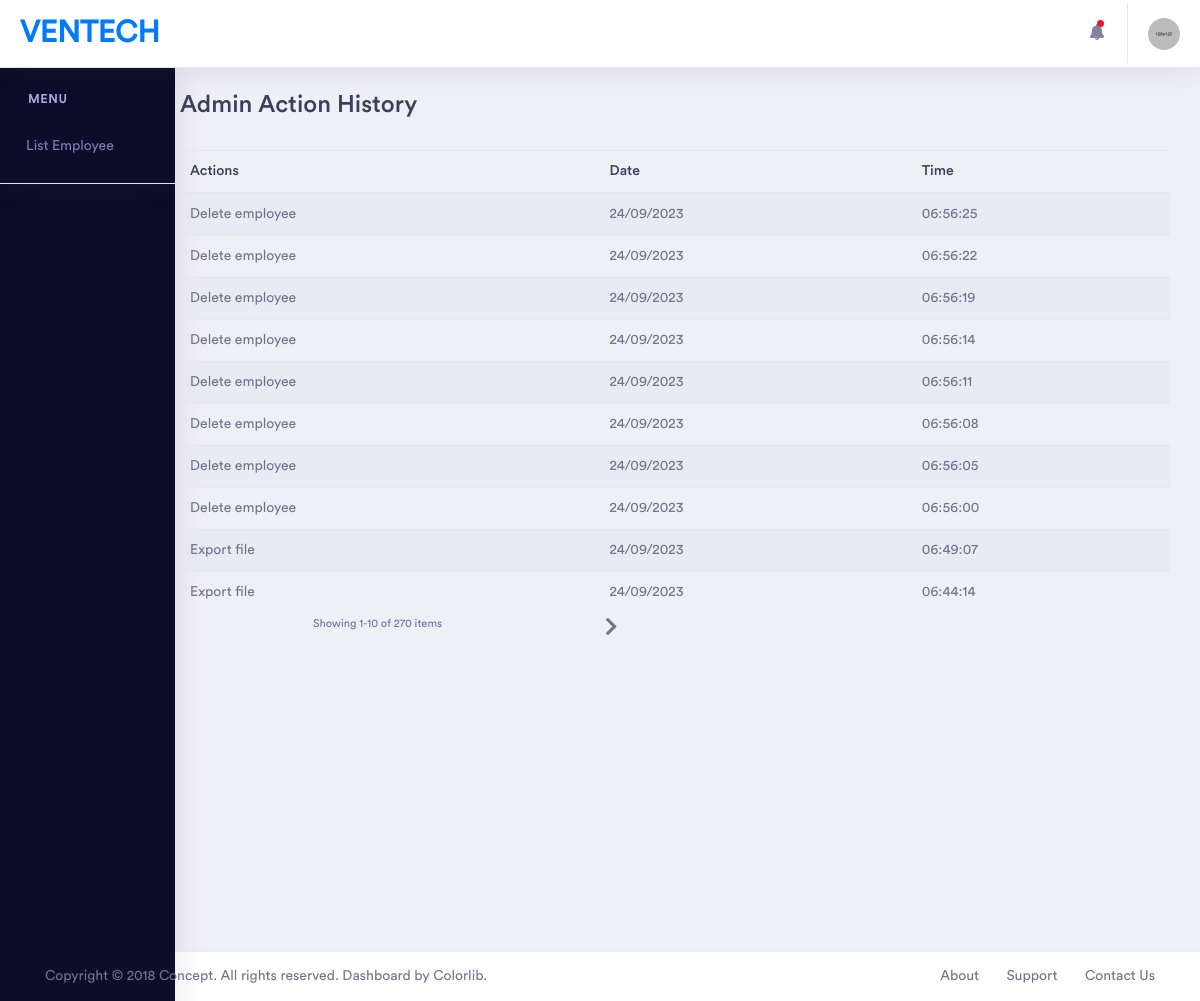
/pages/action-account.php?id=5 (signed in), run on the app's committed database.
### tables this page shows
CREATE TABLE `tb_log` (
  `id` int(11) NOT NULL,
  `id_account` int(11) NOT NULL,
  `name_account` varchar(50) NOT NULL,
  `action` text NOT NULL,
  `timestap` timestamp NOT NULL DEFAULT current_timestamp() ON UPDATE current_timestamp()
);

### pages/action-account.php (the view, shortened to what this page needs)
<?php
    include 'components/header.php';
    include 'components/menu-list.php';
    if(isset($_GET['id'])){
        $id = $_GET['id'];
        $sql = "SELECT * FROM tb_admin WHERE account_id = $id;";
        $result = $conn->query($sql);
        while ($row = mysqli_fetch_array($result, MYSQLI_ASSOC)) {
            $username = $row['username'];
        }
    }
    $limit = 10;
    $page = isset($_GET['page']) ? $_GET['page'] : 1;
    $offset = ($page - 1) * $limit;
    $sql = "SELECT * FROM tb_log WHERE id_account = $id ORDER BY timestap DESC LIMIT $offset, $limit";
    $result = $conn->query($sql);
    $countSql = "SELECT COUNT(*) as total FROM tb_log WHERE id_account = $id";
    $countResult = $conn->query($countSql);
    $countRow = $countResult->fetch_assoc();
    $totalRecords = $countRow['total'];
    $totalPages = ceil($totalRecords / $limit);
?>
<div class="dashboard-wrapper">
    <div class="container-fluid dashboard-content">
        <div class="row">
            <div class="col-xl-12 col-lg-12 col-md-12 col-sm-12 col-12">
                <div class="page-header">
                    <h2 class="pageheader-title"><?php echo $username; ?> Action History</h2>
                </div>
            </div>
        </div>
        <section id="main-content">
            <section class="wrapper">
                <div class="table-agile-info">
                    <div class="panel panel-default">
                        <div class="table-responsive">
                            <table class="table table-striped b-t b-light">
                                <thead>
                                    <tr>
                                        <th>Actions</th>
                                        <th>Date</th>
                                        <th>Time</th>
                                    </tr>
                                </thead>
                                <tbody>
                                    <?php
                                        while ($row = $result->fetch_assoc()) {
                                    ?>
                                    <tr>
                                        <td><?php echo $row['action'] ?></td>
                                        <td><?php echo date("d/m/Y", strtotime($row['timestap'])); ?></td>
                                        <td><span class="text-ellipsis"><?php echo date("H:i:s", strtotime($row['timestap'])); ?></span></td>
                                    </tr>
                                    <?php
                                        }
                                    ?>
                                </tbody>
                            </table>
                        </div>
                        <footer class="panel-footer">
                            <div class="row">
                                <div class="col-sm-5 text-center">
                                    <small class="text-muted inline m-t-sm m-b-sm">Showing <?php echo $offset + 1; ?>-<?php echo $offset + $result->num_rows; ?> of <?php echo $totalRecords; ?> items</small>
                                </div>
                                <div class="col-sm-7 text-right text-center-xs" style="font-size: 1.25rem;">
                                    <ul class="pagination pagination-sm m-t-none m-b-none">
                                        <?php
                                            if ($page < $totalPages) {
                                                echo '<li><a href="?id=' . $id . '&page=' . ($page + 1) . '"><i class="fa fa-chevron-right"></i></a></li>';
                                            }
                                        ?>
                                    </ul>
                                </div>
                            </div>
                        </footer>
                    </div>
                </div>
            </section>
        </section>
    </div>
</div>
<?php
    include 'components/footer.php';
?>

### data on the page
tb_log: action "Delete employee", timestap "24/09/2023", timestap "06:56:25"
tb_log: action "Delete employee", timestap "24/09/2023", timestap "06:56:22"
tb_log: action "Delete employee", timestap "24/09/2023", timestap "06:56:19"
tb_log: action "Delete employee", timestap "24/09/2023", timestap "06:56:14"
tb_log: action "Delete employee", timestap "24/09/2023", timestap "06:56:11"
tb_log: action "Delete employee", timestap "24/09/2023", timestap "06:56:08"
tb_log: action "Delete employee", timestap "24/09/2023", timestap "06:56:05"
tb_log: action "Delete employee", timestap "24/09/2023", timestap "06:56:00"
tb_log: action "Export file", timestap "24/09/2023", timestap "06:49:07"
tb_log: action "Export file", timestap "24/09/2023", timestap "06:44:14"

### other printed values
$username "Admin"
$offset + 1 "1"
$offset + $result->num_rows "10"
$totalRecords "270"
